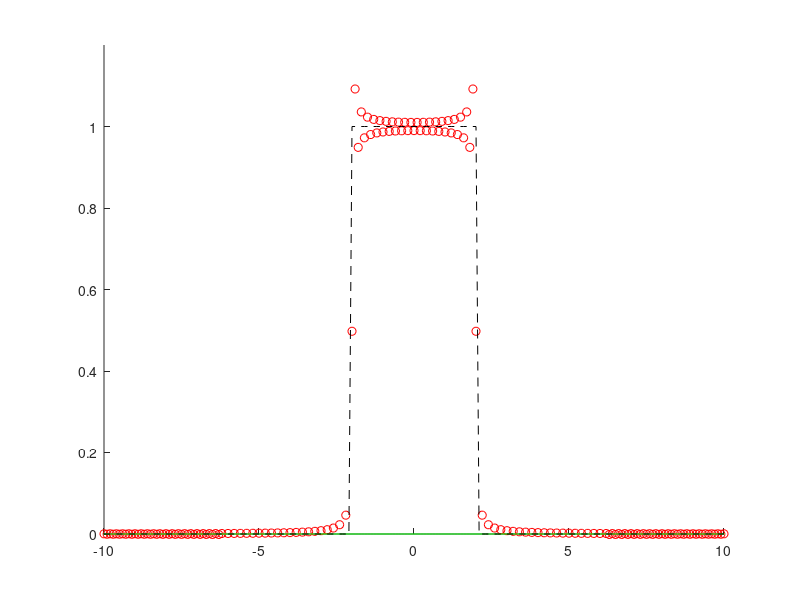

This figure's MATLAB source: (Note: this script raises an error after producing the figure.)
%% Numerical checks of the Fourier Transforms

% ===========================================
%  Rectangular Unit Pulse <--> Sinc function
% ===========================================

% To help us understand how the FFT algorithm works, we can perform the
% fourier transform on functions that we already have an analytical
% solution to and then compare.

clear all
close all

%% STEP 1: Grids
% Since we are working with a numerical algorithm we need an appropriate
% grid over which to work. As a rule its always best to define the number
% of grid points to be a power of 2. 

% GRID IN REAL SPACE
N = 512; % Number of grid points 
dx = 0.1; % Grid step size in real space
upperx = N*dx; % Upper truncation limit in real space
x = dx*(-N/2:N/2-1); % Grid in real space

% GRID IN FOURIER SPACE (Pulsation)
dxi = (2*pi)/(N*dx); % Grid step size in fourier space
upperxi = N*dxi; % Upper truncation limit in fourier space
xi = dxi*(-N/2:N/2-1); % Grid in fourier space

% GRID IN FOURIER SPACE (Frequency)
dnu = 1/(N*dx); % Grid step size in fourier space
uppernu = N*dnu; % Upper truncation limit in fourier space
nu = dnu*(-N/2:N/2-1); % Grid in fourier space

%% STEP 2: Functions

% Unit Pulse Function:
% f(x) = indicator[-a,a]

% Sinc function:
% f(xi) = 2*sin(a*xi)/xi             --- Pulsation
% f(nu) = 2*sin(2*a*pi*nu)/(2*pi*nu) --- Frequency

% ANALYTICAL expressions
% -----------------------------
a = 2; % Parameter

% Indicator function
fa = ones(1,N);
for i=1:N
    if x(i) < -a || x(i) > a
        fa(i) = 0;
    else
        continue
    end
end 

Fa_p = 2*sin(a*xi)./xi; % Sinc (Pulsation)
Fa_p(N/2+1) = 2*a; % Correction for NaN at xi=0 (Use L'Hopital's rule)
% --Alternative formulation--
%Fa_p = (exp(1i*a*xi) - exp(-1i*a*xi))./xi; 
%Fa_p(N/2+1) = 2*a;

Fa_f = 2*sin(2*a*pi*nu)./(2*pi*nu); % Sinc (Frequency)
Fa_f(N/2+1) = 2*a; % Correction for NaN at xi=0 (Use L'Hopital's rule)
% --Alternative formulation--
%Fa_f = (exp(1i*a*2*pi*nu) - exp(-1i*a*2*pi*nu))./(2*pi*nu);
%Fa_f(N/2+1) = 2*a;


% NUMERICAL approximations
% -----------------------------

Fn = fftshift(ifft(ifftshift(fa)))*upperx;

fn_p = fftshift(fft(ifftshift(Fa_p)))/upperx;

fn_f = fftshift(fft(ifftshift(Fa_f)))/upperx;

%% STEP 3: Graphical check

close all

figure(1)
hold on;
plot(x,real(fn_p),'ro')
plot(x,imag(fn_p),'g')
plot(x,fa,'--k')
axis([-10 10 0 1.2])
title('Pulsation Space: Numerical Inversion of Analytical FT: $\hat{f}(\xi)$',Interpreter='latex')
xlabel('x')
ylabel('f')
legend('Re(fn)','Im(fn)','fa')

figure(2)
hold on;
plot(x,real(fn_f),'bo')
plot(x,imag(fn_f),'g')
plot(x,fa,'--k')
axis([-10 10 0 1.2])
title('Frequency Space: Numerical Inversion of Analytical FT: $\hat{f}(\nu)$',Interpreter='latex')
xlabel('x')
ylabel('f')
legend('Re(fn)','Im(fn)','fa')

figure(3)
hold on;
plot(xi,real(Fn),'ko')
plot(xi,imag(Fn),'m')
plot(xi,Fa_p,'--r')
axis([-20 20 -a 2.5*a])
title('$\xi$ space - Forward Numerical FT of Analytical expression: $f(x)$',Interpreter='latex')
xlabel('\xi')
ylabel('F')
legend('Re(Fn)','Im(Fn)','Fa_p')

figure(4)
hold on;
plot(nu,real(Fn),'ko')
plot(nu,imag(Fn),'m')
plot(nu,Fa_f,'--b')
axis([-10/pi 10/pi -a 2.5*a])
title('$\nu$ space - Forward Numerical FT of Analytical expression: $f(x)$',Interpreter='latex')
xlabel('\nu')
ylabel('F')
legend('Re(Fn)','Im(Fn)','Fa_f')